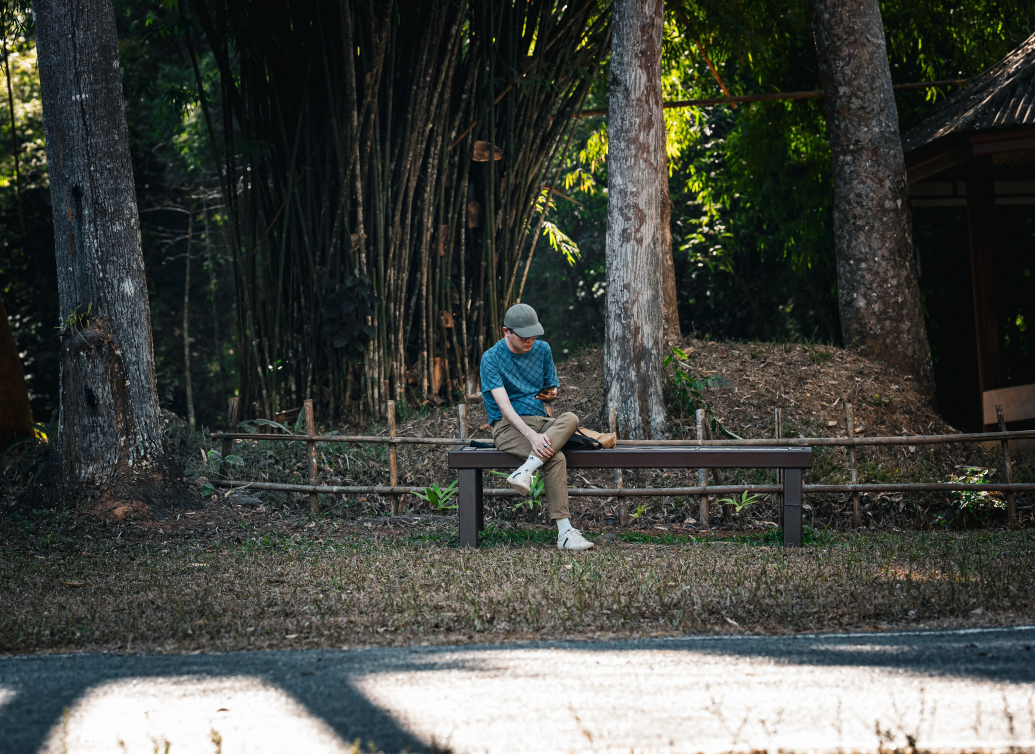
#> input picture Computer Vision lab expeiments/exp 14/image.jpg, 5175 x 3769 px (shown at 1/5 size)
$ python 'py 14.py'
#> lines starting #> are read from the running program, lines starting #| are printed output that depends on the picture
import cv2
import numpy as np

img = cv2.imread("image.jpg")
#> img is the input picture: shape (3769, 5175, 3); mean B, G, R 65.5, 70.9, 67.8

if img is None:
    print("Image not found!")
else:
    img = cv2.resize(img, (300, 200))
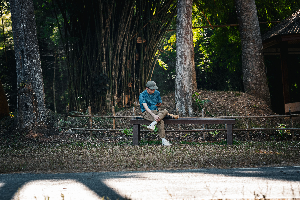
#> img: shape (200, 300, 3); mean B, G, R 65.5, 71, 67.8
    h, w = img.shape[:2]
#> h = 200; w = 300

    p1 = np.float32([
        [0, 0],
        [w, 0],
        [0, h],
        [w, h]
    ])
#> p1 = [[0, 0], [300, 0], [0, 200], [300, 200]]

    p2 = np.float32([
        [60, 40],
        [240, 20],
        [20, 170],
        [280, 190]
    ])

    matrix = cv2.getPerspectiveTransform(p1, p2)

    result = cv2.warpPerspective(img, matrix, (w, h))
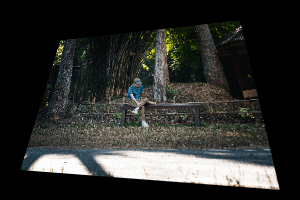
#> result: shape (200, 300, 3); mean B, G, R 44.6, 47.3, 46.1

    cv2.imshow("Original Image", img)
    cv2.imshow("Perspective Transformation", result)

    cv2.waitKey(0)
    cv2.destroyAllWindows()
